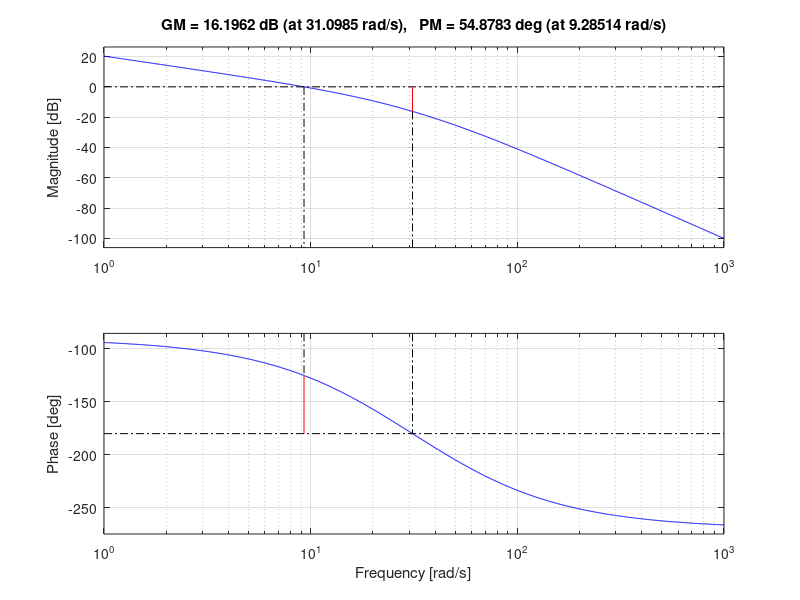
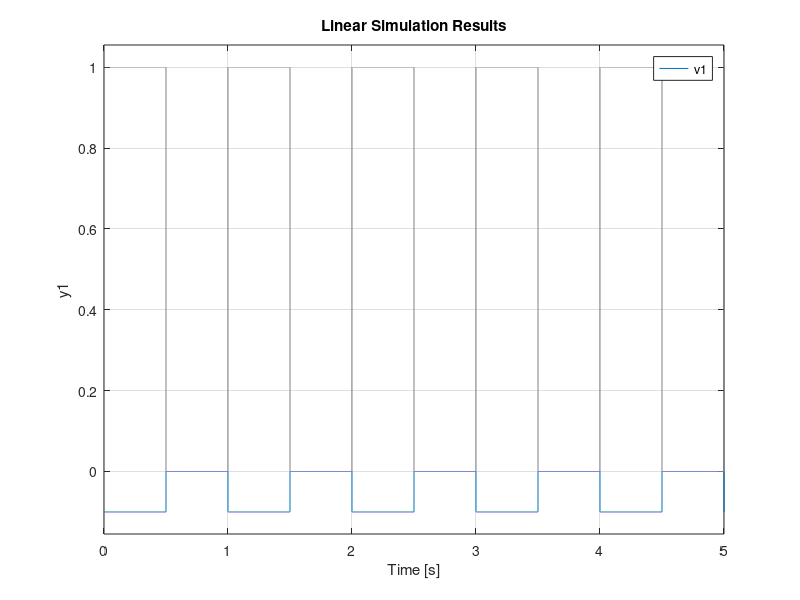
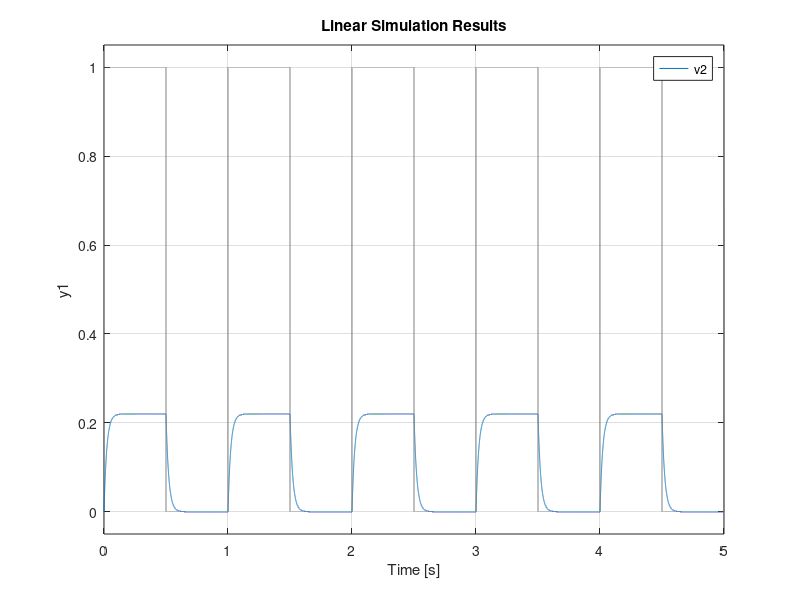
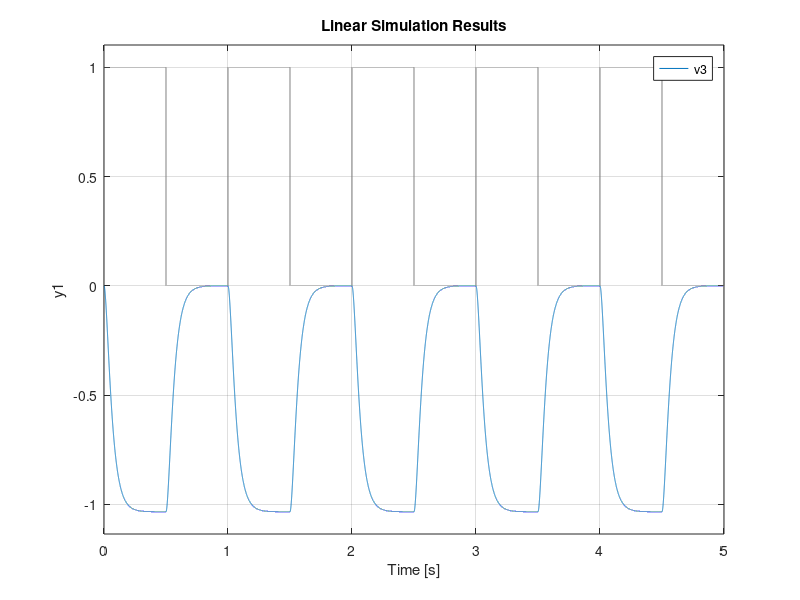

Write MATLAB code to recreate these figures, in order.
close all;
clear all;
clc;
format short;

s=tf('s');

%os valores dos resistores e capacitores
z1=100e3;
z2=10e3;
z3=100e3;
z4=220e3;
z5=100e3;
z6=470e3;
z7=1e6;
c1=0.1e-6;
c2=0.1e-6;
c3=0.1e-6;

%v1 e a saida da 1a etapa, v2 da 2a, v3 da 3a e y da ultima.
%as equacoes foram obtidas pelo circuito ja transformado para a frequencia
%por laplace
v1=-z2/z1*(s/s); %s/s foi migue pra funcionar a resposta ao quadrado
v1=minreal(v1)
v2=-v1*z4/(z3*z4*c1*s+z3)
v3=-v2*z6/(z5*z6*c2*s+z5)
y=-v3/(z7*c3*s)

%margem de fase e ganho
margin (y)

%para fazer a resposta a entrada quadrada
t = 0:.0001:5;
r = square(2*pi*t)*0.5+0.5;
%figure, plot(t,r);

%malha aberta
figure, lsim(v1,r,t)
figure, lsim(v2,r,t)
figure, lsim(v3,r,t)
figure, lsim(y,r,t)
